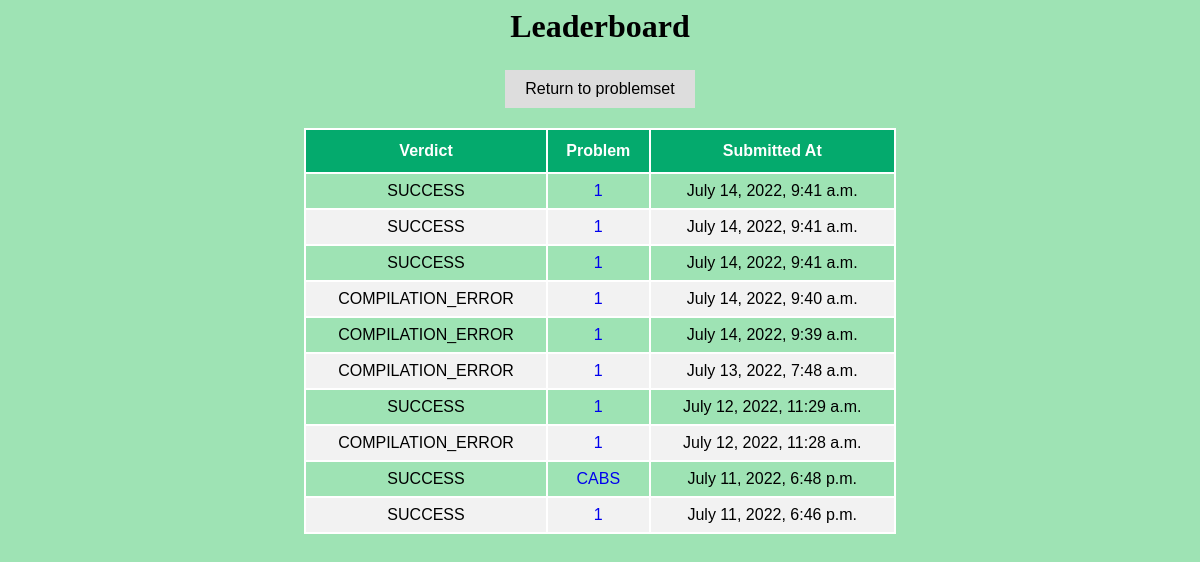
Page /leaderboard/ (signed in) on the committed database.
### judge/models.py (models this page shows, shortened)
class Solution(models.Model):
    class Verdict(models.TextChoices):
        Success = "SUCCESS"
        COMPILATION_ERROR = "COMPILATION_ERROR"
        Wrong_Output = "Wrong Output"
        Time_Limit_Exceeded = "TIME LIMIT EXCEEDED"
        Runtime_Error = "RUNTIME ERROR"
    problem = models.ForeignKey(Problem, on_delete=models.CASCADE)
    verdict = models.CharField(
        max_length=20,
        choices=Verdict.choices
    )
    submittedAt = models.DateTimeField(auto_now_add=True, blank=True)

class Problem(models.Model):
    class Difficulty(models.TextChoices):
        easy = "EASY"
        medium = "MEDIUM"
        hard = "HARD"
    name = models.CharField(max_length=50)
    statement = models.TextField()
    code = models.CharField(max_length=10)
    difficulty = models.CharField(
        max_length=6,
        choices=Difficulty.choices,
        default=Difficulty.easy
    )

### judge/views.py (the view)
# urls.py: path('leaderboard/', views.leaderboard, name = 'leaderboard')
@login_required(login_url='users:login')
def leaderboard(request):
    recent_submissions = Solution.objects.all().order_by('-submittedAt')[:10]
    return render(request, 'judge/leaderboard.html', {"result": recent_submissions})

### judge/templates/judge/leaderboard.html (shortened to what this page needs)
<html>
<head>
</head>
<body align='center'>
    <h1>Leaderboard</h1>
    <form>
        <button class="working-btn" formaction="/problemset">Return to problemset</button>
    </form>
    <table id="submissions">
        <thead>
            <tr>
                <th>Verdict</th>
                <th>Problem</th>
                <th>Submitted At</th>
            </tr>
        </thead>
        <tbody>
            {% for res in result %}
            <tr>
                <td>{{res.verdict}}</td>
                <td><a class="text" href="{% url 'detail' res.problem.id %}">{{res.problem.code}}</a></td>
                <td>{{res.submittedAt}}</td>
            </tr>
            {% endfor %}
        </tbody>
    </table>
</body>
</html>

### judge/templates/judge/leaderboard.html (style rules this page uses)
body { background-color: #9EE3B4; }
.text { text-decoration: none; }
#submissions { font-family: Arial, Helvetica, sans-serif; border-collapse: collapse; width: 50%; margin: auto; border: 2px solid white; }
#submissions td, #submissions th { border: 2px solid white; padding: 8px; text-align: center; }
#submissions tr:nth-child(even) { background-color: #f2f2f2; }
#submissions th { padding-top: 12px; padding-bottom: 12px; text-align: center; background-color: #04AA6D; color: white; }
.working-btn { background-color: #ddd; border: none; color: black; padding: 10px 20px; text-align: center; font-size: 16px; margin: 4px 2px; transition: 0.3s; }

### rows in the picture
Solution: verdict "SUCCESS", problem.code "1", submittedAt "July 14, 2022, 9:41 a.m."
Solution: verdict "SUCCESS", problem.code "1", submittedAt "July 14, 2022, 9:41 a.m."
Solution: verdict "SUCCESS", problem.code "1", submittedAt "July 14, 2022, 9:41 a.m."
Solution: verdict "COMPILATION_ERROR", problem.code "1", submittedAt "July 14, 2022, 9:40 a.m."
Solution: verdict "COMPILATION_ERROR", problem.code "1", submittedAt "July 14, 2022, 9:39 a.m."
Solution: verdict "COMPILATION_ERROR", problem.code "1", submittedAt "July 13, 2022, 7:48 a.m."
Solution: verdict "SUCCESS", problem.code "1", submittedAt "July 12, 2022, 11:29 a.m."
Solution: verdict "COMPILATION_ERROR", problem.code "1", submittedAt "July 12, 2022, 11:28 a.m."
Solution: verdict "SUCCESS", problem.code "CABS", submittedAt "July 11, 2022, 6:48 p.m."
Solution: verdict "SUCCESS", problem.code "1", submittedAt "July 11, 2022, 6:46 p.m."
